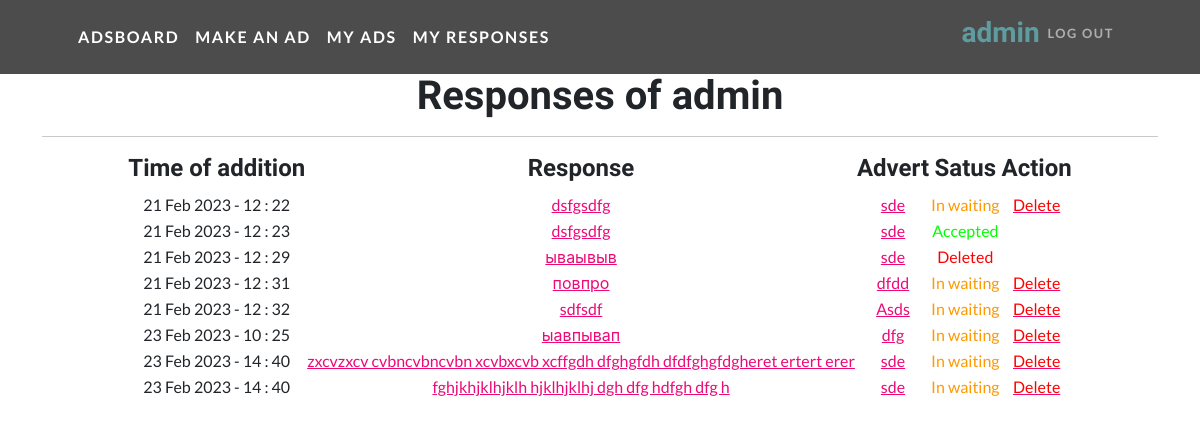
The app's page /adsboard/user_resp/ (signed in) with its own data.
### ads/models.py (models this page shows, shortened)
class Response(models.Model):
    buyer = models.ForeignKey(User, on_delete=models.CASCADE, verbose_name='Response author')
    advert = models.ForeignKey(Advert, on_delete=models.CASCADE, verbose_name='Advert', related_name='response')
    time_resp = models.DateTimeField(auto_now_add=True)
    text_resp = models.TextField()
    status_delete = models.BooleanField(default=False, verbose_name='Response removed')
    status_accept = models.BooleanField(default=False, verbose_name='Response accepted')
    def get_absolute_url(self):
        return reverse('resp', args=[str(self.id)])

class Advert(models.Model):
    TS = 'Tanks'
    HS = 'Healers'
    DD = 'Damage Dealers'
    TD = 'Traders'
    GM = 'Guild Masters'
    QG = 'Quest Givers'
    BS = 'Blacksmith'
    TN = 'Tanner'
    PM = 'Potion Master'
    SM = 'Spell Master'
    CATEGORY_TYPES = [
        (TS, 'Tanks'),
        (HS, 'Healers'),
        (DD, 'Damage Dealers'),
        (TD, 'Traders'),
        (GM, 'Guild Masters'),
        (QG, 'Quest Givers'),
        (BS, 'Blacksmith'),
        (TN, 'Tanner'),
        (PM, 'Potion Master'),
        (SM, 'Spell Master')
    ]
    author = models.ForeignKey(User, on_delete=models.CASCADE)
    title = models.CharField(max_length=63)
    category = models.CharField(max_length=20, choices=CATEGORY_TYPES, default=TS)
    time_add = models.DateTimeField(auto_now_add=True)
    short_resp = models.CharField(max_length=255)
    content = RichTextUploadingField(config_name='default')
    def get_absolute_url(self):
        return reverse('ad', args=[str(self.id)])

### ads/views.py (the view)
# urls.py: path('user_resp/', UserRespList.as_view(), name='user_resp'),
class UserRespList(LoginRequiredMixin, ListView):
    model = Response
    ordering = '-time_resp'
    template_name = 'user_resp.html'
    context_object_name = 'resp'
    def get_context_data(self, **kwargs):
        context = super().get_context_data(**kwargs)
        user_resp = Response.objects.filter(buyer=self.request.user)
        context['user_resp'] = user_resp
        return context

### templates/user_resp.html
{% extends 'flatpages/default.html' %}
{% load filters_stat %}
{% block content %}
<h1>Responses of {{ request.user.username }}</h1>
<hr>
{% if user_resp %}
    <table align="center">
         <tr>
             <td><h4>Time of addition   </h4></td>
             <td><h4>Response   </h4></td>
             <td><h4>Advert   </h4></td>
             <td><h4>Satus   </h4></td>
             <td><h4>Action   </h4></td>
         </tr>
         {% for r in user_resp %}
         <tr>
             <td>{{ r.time_resp|date:'d M Y - G : i' }}</td>
             <td><a href="{{r.get_absolute_url}}">{{ r.text_resp}}</a></td>
             <td><a href="{{r.advert.get_absolute_url}}">{{ r.advert.title}}</a></td>
             {% if r.status_delete %}
                <td><span style="color: #ff0000;">Deleted</span></td>
             {% else %}
                {% if r.status_accept %}
                    <td><span style="color: #00ff00;">Accepted</span></td>
                {% else %}
                    <td><span style="color: #ff9900;">In waiting</span></td>
                    <td><a href="{{r.get_absolute_url}}/delete"><span style="color: #ff0000;">Delete</span></a></td>
                {% endif %}
             {% endif %}
         <tr>
         {% endfor %}
    </table>
{% else %}
    <h2>There are no ads</h2>
{% endif %}
{% endblock content %}

### templates/flatpages/default.html (shortened to what this page needs)
<!DOCTYPE html>
{% load static %}
<html lang="en">
    <head>
        <link href="{% static 'css/styles.css' %}" rel="stylesheet" />
    </head>
    <body id="page-top">
        <nav class="navbar navbar-expand-lg navbar-dark navbar-custom fixed-top">
            <div class="container px-5">
                <a class="navbar-brand" href="/adsboard/">Adsboard</a>
                {% if request.user.is_authenticated %}
                <a class="navbar-brand" href="/adsboard/create">Make an ad</a>
                <a class="navbar-brand" href="/adsboard/profile">My ads</a>
                <a class="navbar-brand" href="/adsboard/user_resp/">My responses</a>
                {% endif %}
                <div class="collapse navbar-collapse" id="navbarResponsive">
                    <ul class="navbar-nav ms-auto">
                        {% if request.user.is_authenticated %}
                        <h3 style="color: #5e9ca0;">{{ request.user.username }}</h3>
                        <li class="nav-item"><a class="nav-link" href="/accounts/logout">Log Out</a></li>
                        {% endif %}
                    </ul>
                </div>
            </div>
        </nav>
    </body>
<br>
<br>
<br>
        <div class="container">
           <div class="row">
               <div class="col-lg-12 text-center">
                   {% block content %}{% endblock content %}
               </div>
           </div>
        </div>
</html>

### records on screen
Response: time_resp "21 Feb 2023 - 12 : 22", text_resp "dsfgsdfg", advert "sde"
Response: time_resp "21 Feb 2023 - 12 : 23", text_resp "dsfgsdfg", advert "sde", status_delete "Accepted"
Response: time_resp "21 Feb 2023 - 12 : 29", text_resp "ываывыв", advert "sde", status_delete "Deleted"
Response: time_resp "21 Feb 2023 - 12 : 31", text_resp "повпро", advert "dfdd"
Response: time_resp "21 Feb 2023 - 12 : 32", text_resp "sdfsdf", advert "Asds"
Response: time_resp "23 Feb 2023 - 10 : 25", text_resp "ыавпывап", advert "dfg"
Response: time_resp "23 Feb 2023 - 14 : 40", text_resp "zxcvzxcv cvbncvbncvbn xcvbxcvb xcffgdh dfghgfdh dfdfghgfdgheret ertert erer", advert "sde"
Response: time_resp "23 Feb 2023 - 14 : 40", text_resp "fghjkhjklhjklh hjklhjklhj dgh dfg hdfgh dfg h", advert "sde"

### other values on screen
{{ request.user.username }} "admin"
